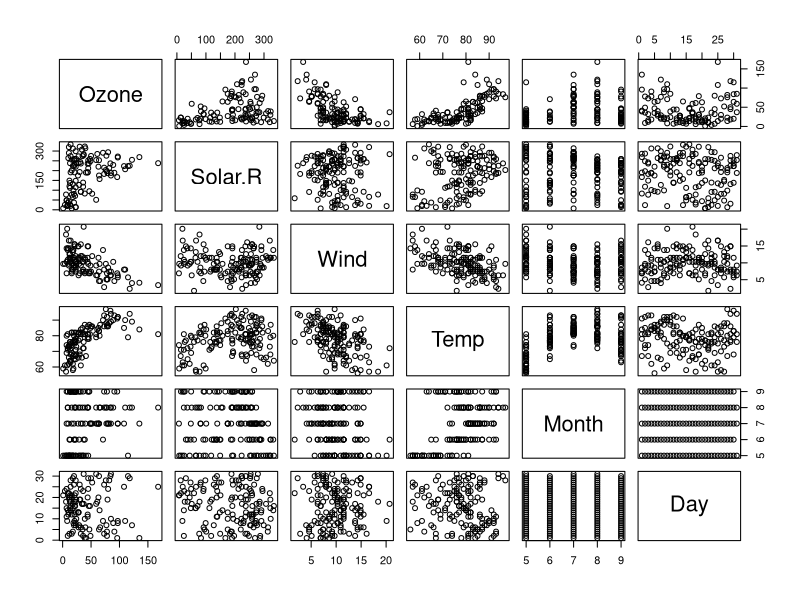
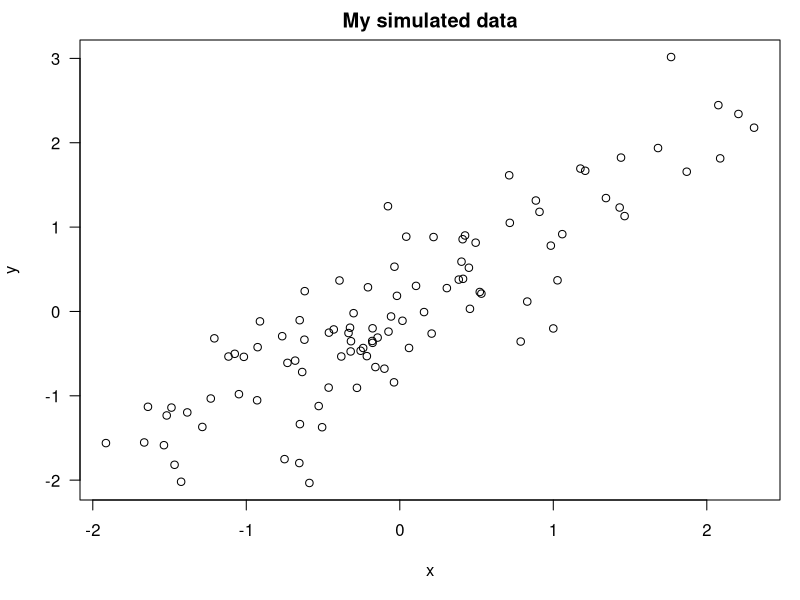
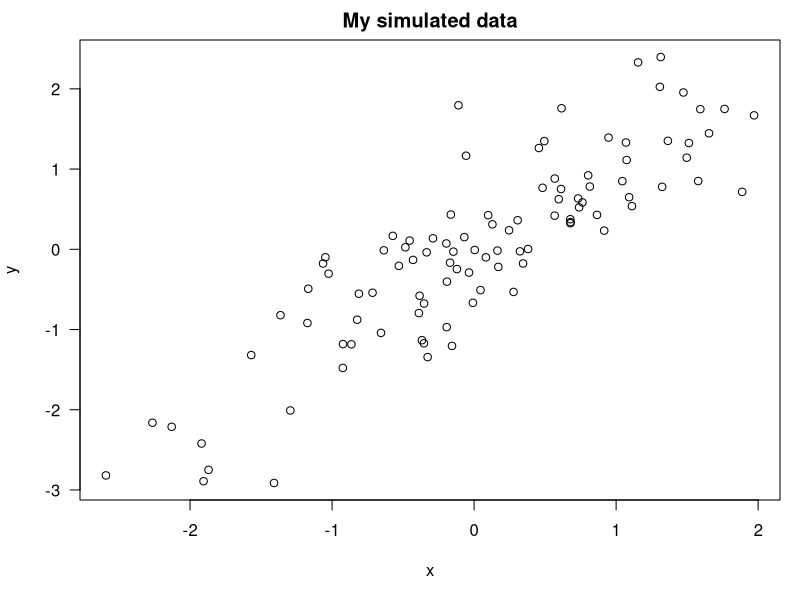

Write R code to recreate these figures, in order.
## ---- chunk 1
library(datasets)
summary(airquality)
## ---- chunk 2
plot(airquality)
## ---- chunk 3
library(stats)
fit <- lm(Ozone ~ Wind + Solar.R + Temp, data = airquality)
summary(fit)
## ---- chunk 4
set.seed(1)
x <- rnorm(100)
mean(x)
## ---- chunk 5
time <- format(Sys.time(), "%a %b %d %X %Y")
rand <- rnorm(1)
## ---- chunk 6
x <- rnorm(100)
y <- x + rnorm(100, sd=0.5)
## ---- chunk 7
par(mar=c(5,4,2,1), las=1)
plot(x, y, main = "My simulated data")
## ---- chunk 8
library(datasets)
data(airquality)
fit <- lm(Ozone ~ Wind + Temp + Solar.R, data = airquality)
## ---- chunk 9
library(xtable)
xt <- xtable(summary(fit))
print(xt, type = "html")
## ---- chunk 10
library(knitr)
opts_chunk$set(echo = FALSE, results = "hide")
## ---- chunk 11
x <- rnorm(100)
y <- x + rnorm(100, sd=0.5)
## ---- chunk 12
par(mar=c(5,4,2,1), las=1)
plot(x, y, main = "My simulated data")
